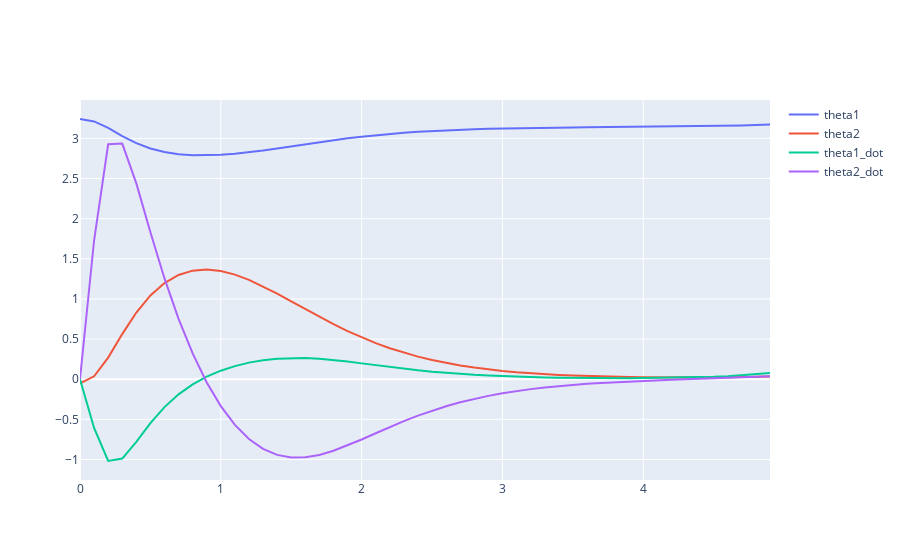

Here is the notebook cell this chart was saved with:
### Code cell
x0 = torch.Tensor([np.pi+.1, -.05, 0., 0.]).double()

v, res = V(x0)
sys.plot_result(res).show()
